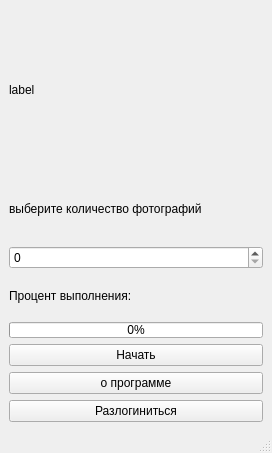
<?xml version="1.0" encoding="UTF-8"?>
<ui version="4.0">
 <class>MainWindow</class>
 <widget class="QMainWindow" name="MainWindow">
  <property name="geometry">
   <rect>
    <x>0</x>
    <y>0</y>
    <width>272</width>
    <height>453</height>
   </rect>
  </property>
  <property name="windowTitle">
   <string>Работа со сохранёнными фотографиями вк</string>
  </property>
  <widget class="QWidget" name="centralwidget">
   <property name="styleSheet">
    <string notr="true"/>
   </property>
   <layout class="QVBoxLayout" name="verticalLayout_4">
    <item>
     <layout class="QVBoxLayout" name="verticalLayout_3">
      <item>
       <layout class="QHBoxLayout" name="horizontalLayout">
        <item>
         <widget class="QLabel" name="greetingsLabel">
          <property name="sizePolicy">
           <sizepolicy hsizetype="Preferred" vsizetype="Preferred">
            <horstretch>0</horstretch>
            <verstretch>0</verstretch>
           </sizepolicy>
          </property>
          <property name="minimumSize">
           <size>
            <width>0</width>
            <height>0</height>
           </size>
          </property>
          <property name="text">
           <string>label</string>
          </property>
         </widget>
        </item>
       </layout>
      </item>
      <item>
       <layout class="QVBoxLayout" name="verticalLayout">
        <item>
         <widget class="QLabel" name="chooseCountLabel">
          <property name="text">
           <string>выберите количество фотографий</string>
          </property>
         </widget>
        </item>
        <item>
         <widget class="QSpinBox" name="chooseCountSpinBox">
          <property name="maximum">
           <number>10000</number>
          </property>
          <property name="singleStep">
           <number>50</number>
          </property>
         </widget>
        </item>
        <item>
         <layout class="QVBoxLayout" name="verticalLayout_2">
          <item>
           <widget class="QLabel" name="progressBarLabel">
            <property name="text">
             <string>Процент выполнения:</string>
            </property>
           </widget>
          </item>
          <item>
           <widget class="QProgressBar" name="progressBar">
            <property name="styleSheet">
             <string notr="true">height: 1;</string>
            </property>
            <property name="value">
             <number>0</number>
            </property>
           </widget>
          </item>
         </layout>
        </item>
       </layout>
      </item>
      <item>
       <widget class="QPushButton" name="startButton">
        <property name="text">
         <string>Начать</string>
        </property>
       </widget>
      </item>
      <item>
       <widget class="QPushButton" name="aboutProgButton">
        <property name="text">
         <string>о программе</string>
        </property>
       </widget>
      </item>
      <item>
       <widget class="QPushButton" name="outlogButton">
        <property name="text">
         <string>Разлогиниться</string>
        </property>
       </widget>
      </item>
     </layout>
    </item>
   </layout>
  </widget>
  <widget class="QStatusBar" name="statusbar"/>
 </widget>
 <resources/>
 <connections/>
</ui>
